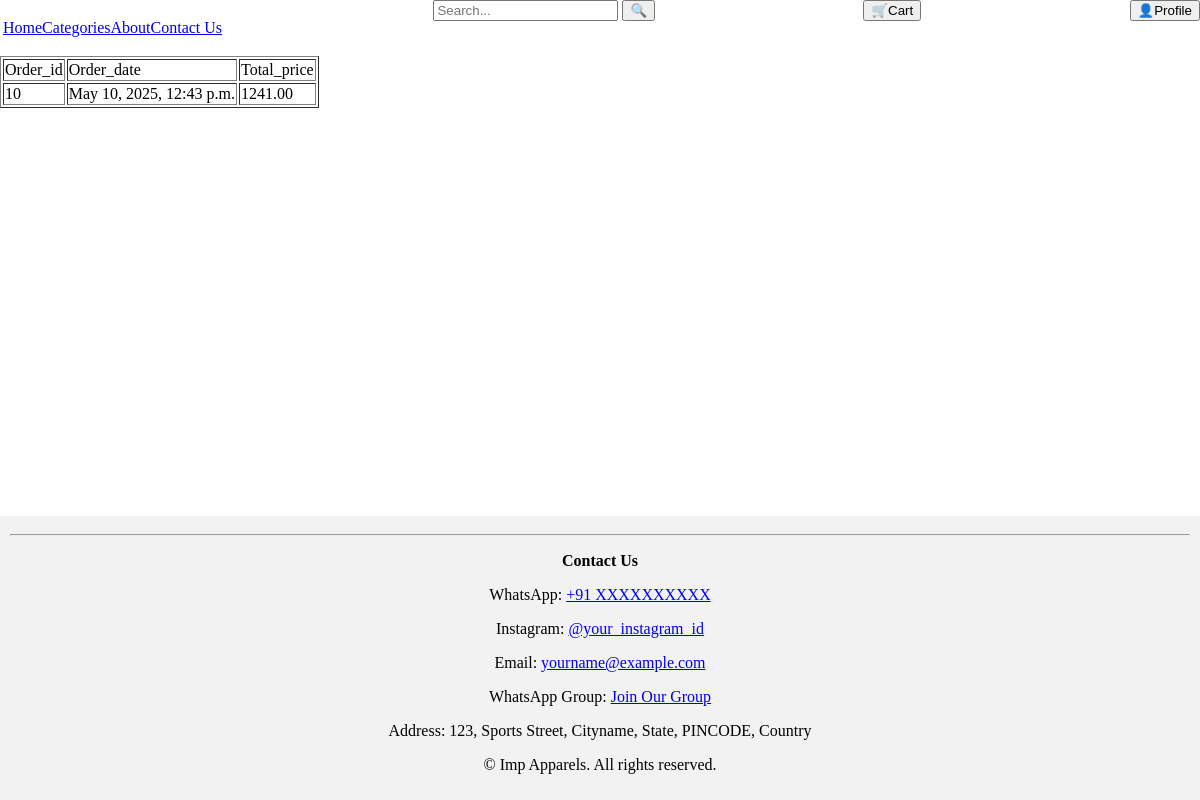
Screenshot of /myorders (signed in) with the database file from the repository.
### orders/models.py (models this page shows, shortened)
class Order(models.Model):
    user = models.ForeignKey(User, on_delete=models.CASCADE)
    order_date = models.DateTimeField(auto_now_add=True)
    razorpay_id = models.CharField(max_length=100, null=True,blank=True)
    is_paid = models.BooleanField(default=False)
    total_price = models.DecimalField(max_digits=10, decimal_places=2)

### products/views.py (the view)
# urls.py: path('myorders',views.myorders_view,name='myorders'),
def myorders_view(request):
    orders = Order.objects.filter(user = request.user, is_paid = True)
    return render(request,'myorders.html',{'orders':orders})

### products/templates/myorders.html (shortened to what this page needs)
{% extends 'base.html' %}
{% block content %}
<table border="1px solid black">
    <tr>
        <td>Order_id</td>
        <td>Order_date</td>
        <td>Total_price</td>
    </tr>
    {% for order in orders %}
        <tr>
            <td>{{ order.id }}</td>
            <td>{{ order.order_date }}</td>
            <td>{{ order.total_price }}</td>
        </tr>
    {% endfor %}
</table>
{% endblock content %}

### rows the page displays
Order: id "10", order_date "May 10, 2025, 12:43 p.m.", total_price "1241.00"
